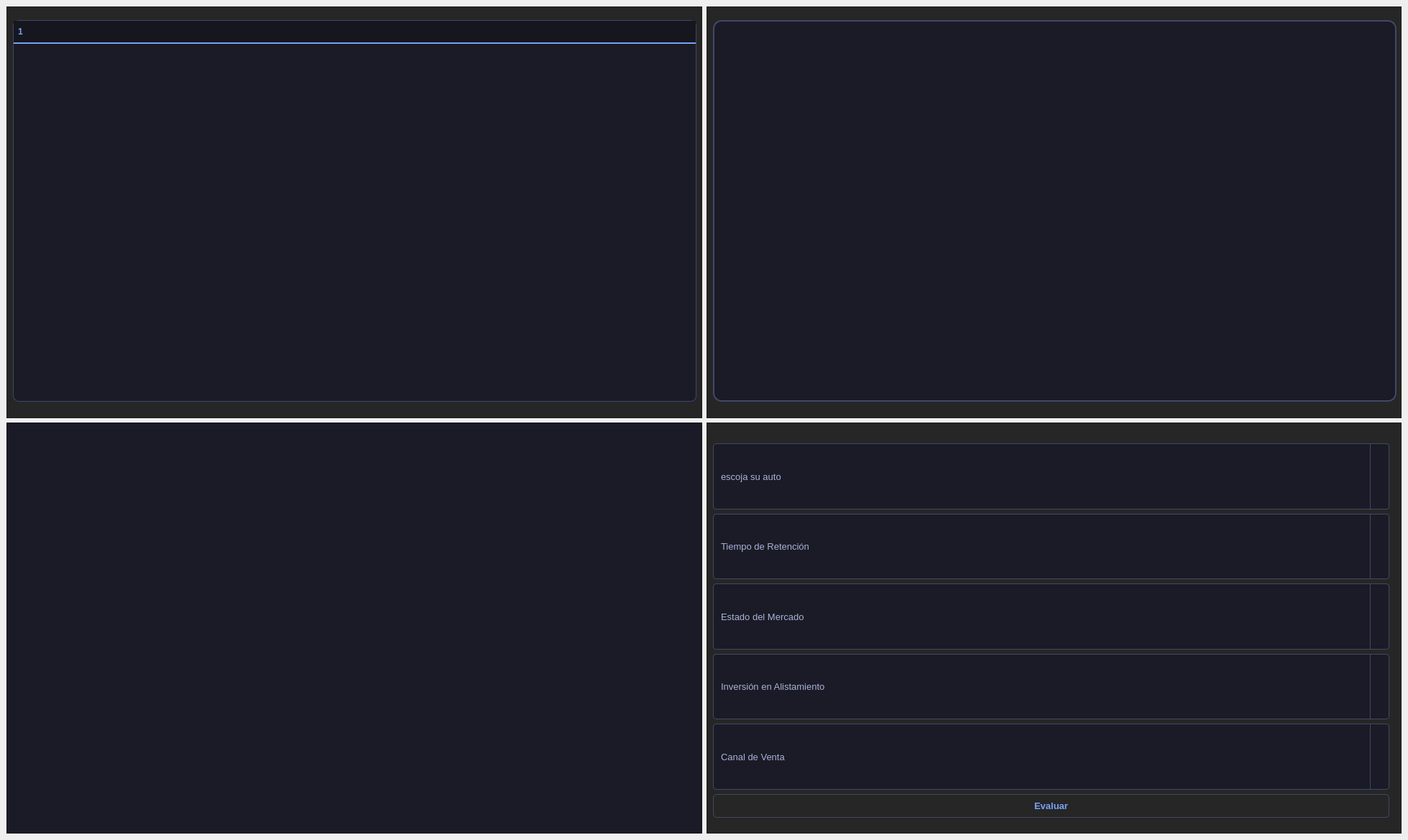
       <widget class="QWidget" name="page_4">
        <widget class="QWidget" name="gridLayoutWidget_3">
         <property name="geometry">
          <rect>
           <x>9</x>
           <y>9</y>
           <width>1941</width>
           <height>1151</height>
          </rect>
         </property>
         <layout class="QGridLayout" name="gridLayout_3">
          <item row="0" column="0">
           <widget class="QFrame" name="frame_9">
            <property name="styleSheet">
             <string notr="true">background-color: rgb(38, 38, 38);</string>
            </property>
            <property name="frameShape">
             <enum>QFrame::Shape::StyledPanel</enum>
            </property>
            <property name="frameShadow">
             <enum>QFrame::Shadow::Raised</enum>
            </property>
            <widget class="QWidget" name="horizontalLayoutWidget_10">
             <property name="geometry">
              <rect>
               <x>9</x>
               <y>19</y>
               <width>951</width>
               <height>531</height>
              </rect>
             </property>
             <layout class="QHBoxLayout" name="horizontalLayout_10">
              <item>
               <widget class="QTreeWidget" name="treeWidget_eleccion">
                <property name="styleSheet">
                 <string notr="true">QTreeWidget {
        background-color: #1a1b26;
        color: #a9b1d6;
        border: 1px solid #414868;
        border-radius: 8px;
        font-size: 13px;
        outline: none;
    }
    QTreeWidget::item {
        padding: 8px;
        border-bottom: 1px solid #24283b;
    }
    QTreeWidget::item:selected {
        background-color: #24283b;
        color: #7aa2f7;
    }
    QHeaderView::section {
        background-color: #16161e;
        color: #7aa2f7;
        padding: 6px;
        border: none;
        font-weight: bold;
        border-bottom: 2px solid #7aa2f7;
    }
    QTreeWidget::branch:has-children:!has-siblings:closed,
    QTreeWidget::branch:closed:has-children:has-siblings {
        image: url(expand_icon.png); /* Opcional: si tienes iconos */
    }</string>
                </property>
                <column>
                 <property name="text">
                  <string notr="true">1</string>
                 </property>
                </column>
               </widget>
              </item>
             </layout>
            </widget>
           </widget>
          </item>
          <item row="0" column="1">
           <widget class="QFrame" name="frame_10">
            <property name="styleSheet">
             <string notr="true">background-color: rgb(38, 38, 38);</string>
            </property>
            <property name="frameShape">
             <enum>QFrame::Shape::StyledPanel</enum>
            </property>
            <property name="frameShadow">
             <enum>QFrame::Shadow::Raised</enum>
            </property>
            <widget class="QWidget" name="horizontalLayoutWidget_11">
             <property name="geometry">
              <rect>
               <x>9</x>
               <y>19</y>
               <width>951</width>
               <height>531</height>
              </rect>
             </property>
             <layout class="QHBoxLayout" name="horizontalLayout_11">
              <item>
               <widget class="QTextEdit" name="textEdit_texto">
                <property name="styleSheet">
                 <string notr="true">QTextEdit {
        background-color: #1a1b26;
        color: #a9b1d6;
        border: 2px solid #414868;
        border-radius: 12px;
        padding: 10px;
        font-family: 'Segoe UI', Arial;
        font-size: 14px;
        selection-background-color: #33467c;
    }
    
    /* Personalización de la barra de desplazamiento (Scrollbar) */
    QScrollBar:vertical {
        border: none;
        background: #16161e;
        width: 10px;
        margin: 0px;
        border-radius: 5px;
    }
    QScrollBar::handle:vertical {
        background: #414868;
        min-height: 20px;
        border-radius: 5px;
    }
    QScrollBar::handle:vertical:hover {
        background: #7aa2f7;
    }
    QScrollBar::add-line:vertical, QScrollBar::sub-line:vertical {
        height: 0px;
    }</string>
                </property>
               </widget>
              </item>
             </layout>
            </widget>
           </widget>
          </item>
          <item row="1" column="1">
           <widget class="QFrame" name="frame_11">
            <property name="styleSheet">
             <string notr="true">background-color: rgb(38, 38, 38);</string>
            </property>
            <property name="frameShape">
             <enum>QFrame::Shape::StyledPanel</enum>
            </property>
            <property name="frameShadow">
             <enum>QFrame::Shadow::Raised</enum>
            </property>
            <widget class="QWidget" name="verticalLayoutWidget">
             <property name="geometry">
              <rect>
               <x>9</x>
               <y>29</y>
               <width>941</width>
               <height>521</height>
              </rect>
             </property>
             <layout class="QVBoxLayout" name="verticalLayout">
              <item>
               <widget class="QComboBox" name="cb_autos">
                <property name="sizePolicy">
                 <sizepolicy hsizetype="Preferred" vsizetype="Expanding">
                  <horstretch>0</horstretch>
                  <verstretch>0</verstretch>
                 </sizepolicy>
                </property>
                <property name="styleSheet">
                 <string notr="true">/* El botón del ComboBox cuando está cerrado */
QComboBox {
    background-color: #1a1b26;
    border: 1px solid #414868;
    border-radius: 4px;
    padding: 5px 10px;
    color: #a9b1d6;
    font-family: &quot;Segoe UI&quot;;
    font-size: 13px;
    min-width: 120px;
}

QComboBox:hover {
    border: 1px solid #7aa2f7; /* Brillo azul al pasar el mouse */
}

/* El botón de la flecha a la derecha */
QComboBox::drop-down {
    subcontrol-origin: padding;
    subcontrol-position: top right;
    width: 25px;
    border-left: 1px solid #414868;
}

/* Ícono de la flecha */
QComboBox::down-arrow {
    image: none; 
    border-top: 5px solid #7aa2f7; /* Triángulo azul */
    border-left: 5px solid transparent;
    border-right: 5px solid transparent;
    margin-top: 2px;
}

/* La lista que aparece al hacer clic (El menú desplegable) */
QComboBox QAbstractItemView {
    background-color: #1a1b26;
    color: #a9b1d6;
    selection-background-color: #2f334d; /* Fondo de selección */
    selection-color: #9ece6a;            /* Texto verde al seleccionar */
    border: 1px solid #7aa2f7;
    outline: none;
    padding: 5px;
}

/* Estilo de los elementos individuales en la lista */
QComboBox QAbstractItemView::item {
    min-height: 30px;
    padding-left: 10px;
}

QComboBox QAbstractItemView::item:hover {
    background-color: #24283b;
    color: #ffffff;
}</string>
                </property>
                <property name="placeholderText">
                 <string>escoja su auto</string>
                </property>
               </widget>
              </item>
              <item>
               <widget class="QComboBox" name="cb_tiempo">
                <property name="sizePolicy">
                 <sizepolicy hsizetype="Preferred" vsizetype="Expanding">
                  <horstretch>0</horstretch>
                  <verstretch>0</verstretch>
                 </sizepolicy>
                </property>
                <property name="styleSheet">
                 <string notr="true">/* El botón del ComboBox cuando está cerrado */
QComboBox {
    background-color: #1a1b26;
    border: 1px solid #414868;
    border-radius: 4px;
    padding: 5px 10px;
    color: #a9b1d6;
    font-family: &quot;Segoe UI&quot;;
    font-size: 13px;
    min-width: 120px;
}

QComboBox:hover {
    border: 1px solid #7aa2f7; /* Brillo azul al pasar el mouse */
}

/* El botón de la flecha a la derecha */
QComboBox::drop-down {
    subcontrol-origin: padding;
    subcontrol-position: top right;
    width: 25px;
    border-left: 1px solid #414868;
}

/* Ícono de la flecha */
QComboBox::down-arrow {
    image: none; 
    border-top: 5px solid #7aa2f7; /* Triángulo azul */
    border-left: 5px solid transparent;
    border-right: 5px solid transparent;
    margin-top: 2px;
}

/* La lista que aparece al hacer clic (El menú desplegable) */
QComboBox QAbstractItemView {
    background-color: #1a1b26;
    color: #a9b1d6;
    selection-background-color: #2f334d; /* Fondo de selección */
    selection-color: #9ece6a;            /* Texto verde al seleccionar */
    border: 1px solid #7aa2f7;
    outline: none;
    padding: 5px;
}

/* Estilo de los elementos individuales en la lista */
QComboBox QAbstractItemView::item {
    min-height: 30px;
    padding-left: 10px;
}

QComboBox QAbstractItemView::item:hover {
    background-color: #24283b;
    color: #ffffff;
}</string>
                </property>
                <property name="placeholderText">
                 <string>Tiempo de Retención</string>
                </property>
                <item>
                 <property name="text">
                  <string>1 mes</string>
                 </property>
                </item>
                <item>
                 <property name="text">
                  <string>3 meses</string>
                 </property>
                </item>
                <item>
                 <property name="text">
                  <string>6 meses</string>
                 </property>
                </item>
                <item>
                 <property name="text">
                  <string>12 meses</string>
                 </property>
                </item>
               </widget>
              </item>
              <item>
               <widget class="QComboBox" name="cb_mercado">
                <property name="sizePolicy">
                 <sizepolicy hsizetype="Preferred" vsizetype="Expanding">
                  <horstretch>0</horstretch>
                  <verstretch>0</verstretch>
                 </sizepolicy>
                </property>
                <property name="styleSheet">
                 <string notr="true">/* El botón del ComboBox cuando está cerrado */
QComboBox {
    background-color: #1a1b26;
    border: 1px solid #414868;
    border-radius: 4px;
    padding: 5px 10px;
    color: #a9b1d6;
    font-family: &quot;Segoe UI&quot;;
    font-size: 13px;
    min-width: 120px;
}

QComboBox:hover {
    border: 1px solid #7aa2f7; /* Brillo azul al pasar el mouse */
}

/* El botón de la flecha a la derecha */
QComboBox::drop-down {
    subcontrol-origin: padding;
    subcontrol-position: top right;
    width: 25px;
    border-left: 1px solid #414868;
}

/* Ícono de la flecha */
QComboBox::down-arrow {
    image: none; 
    border-top: 5px solid #7aa2f7; /* Triángulo azul */
    border-left: 5px solid transparent;
    border-right: 5px solid transparent;
    margin-top: 2px;
}

/* La lista que aparece al hacer clic (El menú desplegable) */
QComboBox QAbstractItemView {
    background-color: #1a1b26;
    color: #a9b1d6;
    selection-background-color: #2f334d; /* Fondo de selección */
    selection-color: #9ece6a;            /* Texto verde al seleccionar */
    border: 1px solid #7aa2f7;
    outline: none;
    padding: 5px;
}

/* Estilo de los elementos individuales en la lista */
QComboBox QAbstractItemView::item {
    min-height: 30px;
    padding-left: 10px;
}

QComboBox QAbstractItemView::item:hover {
    background-color: #24283b;
    color: #ffffff;
}</string>
                </property>
                <property name="placeholderText">
                 <string>Estado del Mercado</string>
                </property>
                <item>
                 <property name="text">
                  <string>Alta Demanda (+5%)</string>
                 </property>
                </item>
                <item>
                 <property name="text">
                  <string>Normal</string>
                 </property>
                </item>
                <item>
                 <property name="text">
                  <string>Baja Demanda (-10%)</string>
                 </property>
                </item>
               </widget>
              </item>
              <item>
               <widget class="QComboBox" name="cb_mantenimiento">
                <property name="sizePolicy">
                 <sizepolicy hsizetype="Preferred" vsizetype="Expanding">
                  <horstretch>0</horstretch>
                  <verstretch>0</verstretch>
                 </sizepolicy>
                </property>
                <property name="styleSheet">
                 <string notr="true">/* El botón del ComboBox cuando está cerrado */
QComboBox {
    background-color: #1a1b26;
    border: 1px solid #414868;
    border-radius: 4px;
    padding: 5px 10px;
    color: #a9b1d6;
    font-family: &quot;Segoe UI&quot;;
    font-size: 13px;
    min-width: 120px;
}

QComboBox:hover {
    border: 1px solid #7aa2f7; /* Brillo azul al pasar el mouse */
}

/* El botón de la flecha a la derecha */
QComboBox::drop-down {
    subcontrol-origin: padding;
    subcontrol-position: top right;
    width: 25px;
    border-left: 1px solid #414868;
}

/* Ícono de la flecha */
QComboBox::down-arrow {
    image: none; 
    border-top: 5px solid #7aa2f7; /* Triángulo azul */
    border-left: 5px solid transparent;
    border-right: 5px solid transparent;
    margin-top: 2px;
}

/* La lista que aparece al hacer clic (El menú desplegable) */
QComboBox QAbstractItemView {
    background-color: #1a1b26;
    color: #a9b1d6;
    selection-background-color: #2f334d; /* Fondo de selección */
    selection-color: #9ece6a;            /* Texto verde al seleccionar */
    border: 1px solid #7aa2f7;
    outline: none;
    padding: 5px;
}

/* Estilo de los elementos individuales en la lista */
QComboBox QAbstractItemView::item {
    min-height: 30px;
    padding-left: 10px;
}

QComboBox QAbstractItemView::item:hover {
    background-color: #24283b;
    color: #ffffff;
}</string>
                </property>
                <property name="placeholderText">
                 <string>Inversión en Alistamiento</string>
                </property>
                <item>
                 <property name="text">
                  <string>$0 (As-is)</string>
                 </property>
                </item>
                <item>
                 <property name="text">
                  <string>$500 (Básico)</string>
                 </property>
                </item>
                <item>
                 <property name="text">
                  <string>$1,500 (Premium)</string>
                 </property>
                </item>
               </widget>
              </item>
              <item>
               <widget class="QComboBox" name="cb_canal">
                <property name="sizePolicy">
                 <sizepolicy hsizetype="Preferred" vsizetype="Expanding">
                  <horstretch>0</horstretch>
                  <verstretch>0</verstretch>
                 </sizepolicy>
                </property>
                <property name="styleSheet">
                 <string notr="true">/* El botón del ComboBox cuando está cerrado */
QComboBox {
    background-color: #1a1b26;
    border: 1px solid #414868;
    border-radius: 4px;
    padding: 5px 10px;
    color: #a9b1d6;
    font-family: &quot;Segoe UI&quot;;
    font-size: 13px;
    min-width: 120px;
}

QComboBox:hover {
    border: 1px solid #7aa2f7; /* Brillo azul al pasar el mouse */
}

/* El botón de la flecha a la derecha */
QComboBox::drop-down {
    subcontrol-origin: padding;
    subcontrol-position: top right;
    width: 25px;
    border-left: 1px solid #414868;
}

/* Ícono de la flecha */
QComboBox::down-arrow {
    image: none; 
    border-top: 5px solid #7aa2f7; /* Triángulo azul */
    border-left: 5px solid transparent;
    border-right: 5px solid transparent;
    margin-top: 2px;
}

/* La lista que aparece al hacer clic (El menú desplegable) */
QComboBox QAbstractItemView {
    background-color: #1a1b26;
    color: #a9b1d6;
    selection-background-color: #2f334d; /* Fondo de selección */
    selection-color: #9ece6a;            /* Texto verde al seleccionar */
    border: 1px solid #7aa2f7;
    outline: none;
    padding: 5px;
}

/* Estilo de los elementos individuales en la lista */
QComboBox QAbstractItemView::item {
    min-height: 30px;
    padding-left: 10px;
}

QComboBox QAbstractItemView::item:hover {
    background-color: #24283b;
    color: #ffffff;
}</string>
                </property>
                <property name="placeholderText">
                 <string>Canal de Venta</string>
                </property>
                <item>
                 <property name="text">
                  <string>Venta Directa (100%)</string>
                 </property>
                </item>
                <item>
                 <property name="text">
                  <string>Concesionario (-5% comisión)</string>
                 </property>
                </item>
                <item>
                 <property name="text">
                  <string>Subasta (-15% urgencia)</string>
                 </property>
                </item>
               </widget>
              </item>
              <item>
               <widget class="QPushButton" name="push_observar">
                <property name="styleSheet">
                 <string notr="true">/* Estilo general del botón */
QPushButton {
    background: qlineargradient(x1:0, y1:0, x2:0, y2:1, 
                                stop:0 #24283b, stop:1 #1a1b26);
    color: #7aa2f7; /* Azul neón */
    border: 1px solid #414868;
    border-radius: 5px;
    padding: 8px 15px;
    font-size: 13px;
    font-weight: bold;
    min-width: 100px;
}

/* Cuando pasas el mouse (Hover) */
QPushButton:hover {
    background: qlineargradient(x1:0, y1:0, x2:0, y2:1, 
                                stop:0 #2f334d, stop:1 #24283b);
    border: 1px solid #7aa2f7;
    color: #ffffff; /* El texto brilla en blanco */
}

/* Cuando haces clic (Pressed) */
QPushButton:pressed {
    background-color: #7aa2f7;
    color: #1a1b26; /* Inversión de colores para feedback táctil */
    border: 1px solid #bb9af7;
    padding-top: 10px; /* Efecto de hundimiento */
    padding-left: 17px;
}

/* Botón especial para &quot;Calcular&quot; o &quot;Vender&quot; (Acento Verde) */
QPushButton#btn_principal {
    color: #9ece6a;
    border: 1px solid #9ece6a;
}

QPushButton#btn_principal:hover {
    background-color: #9ece6a;
    color: #1a1b26;
}

/* Botón de Peligro o Reset (Acento Rojo) */
QPushButton#btn_peligro {
    color: #f7768e;
    border: 1px solid #f7768e;
}

QPushButton#btn_peligro:hover {
    background-color: #f7768e;
    color: #1a1b26;
}</string>
                </property>
                <property name="text">
                 <string>Evaluar</string>
                </property>
               </widget>
              </item>
             </layout>
            </widget>
           </widget>
          </item>
          <item row="1" column="0">
           <widget class="QFrame" name="frame_12">
            <property name="styleSheet">
             <string notr="true">background-color: rgb(38, 38, 38);
background-color: rgb(26, 27, 38);</string>
            </property>
            <property name="frameShape">
             <enum>QFrame::Shape::StyledPanel</enum>
            </property>
            <property name="frameShadow">
             <enum>QFrame::Shadow::Raised</enum>
            </property>
           </widget>
          </item>
         </layout>
        </widget>
       </widget>
